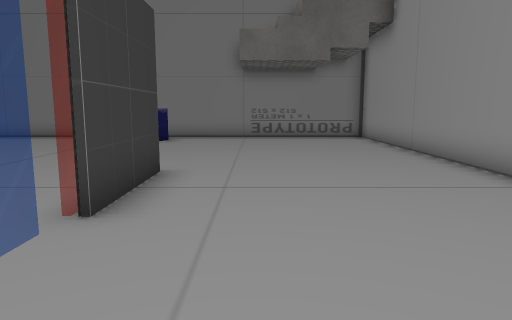
View 1 (above)

16 first-person views from a walk through a Unity game level. The camera is 1.2 m above the floor, tilts 8° down and sees 70° across. Doors are open. The floor is counted in squares, 1 m on a side. Each view is taken from the middle of a square. On the plan, view 1 faces up. The plan holds only what a view shows up to about 15 squares ahead; the rest is blank. The place goes on beyond the plan. The player is left out. Some animated figures are not drawn. Some surface patterns are stand-ins.

View 2
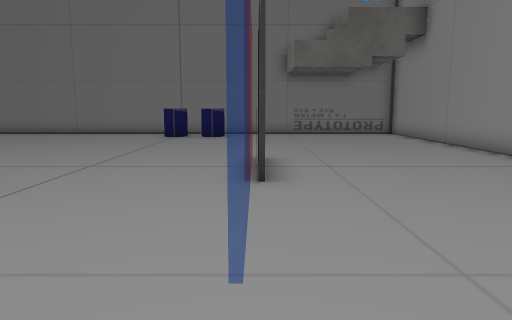

View 3
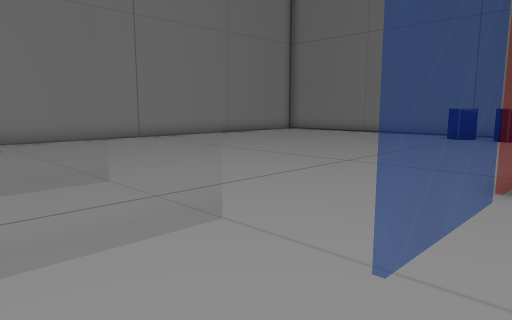

View 4
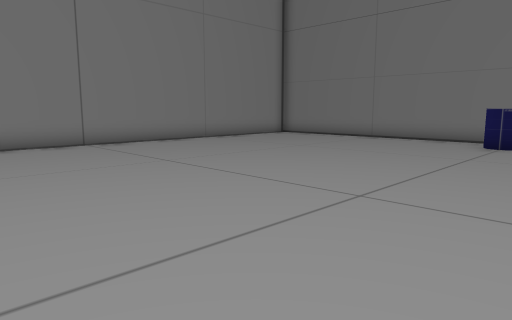

View 5
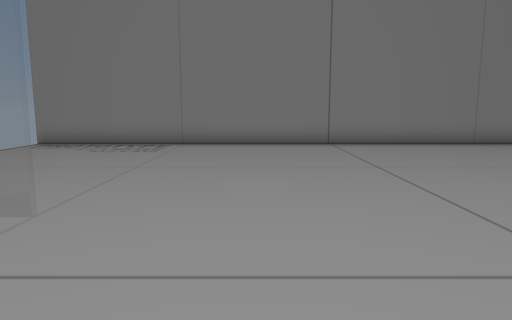

View 6
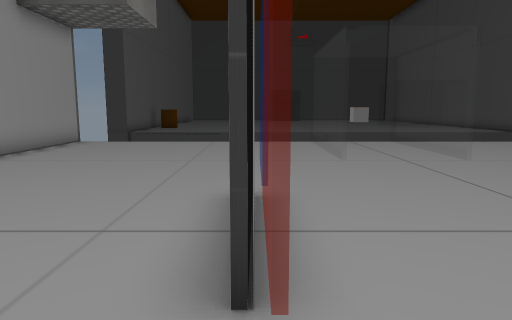

View 7
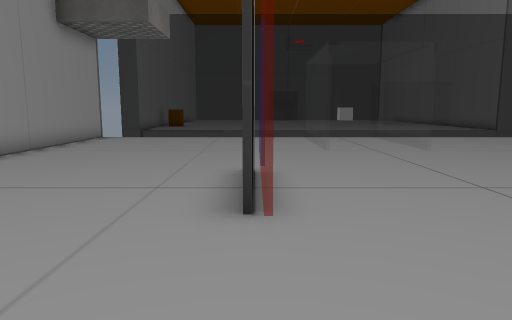

View 8
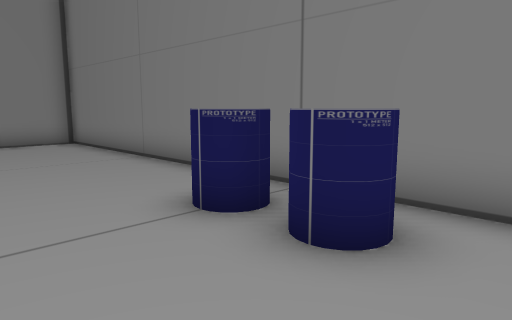

View 9
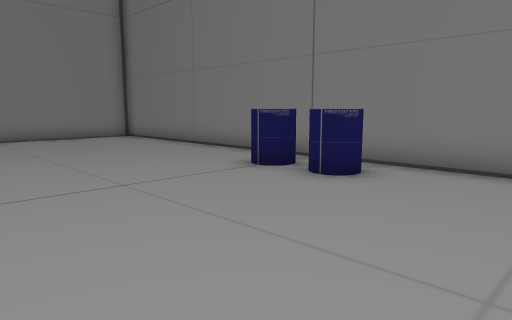

View 10
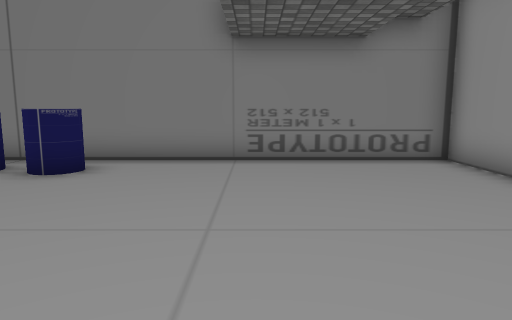

View 11
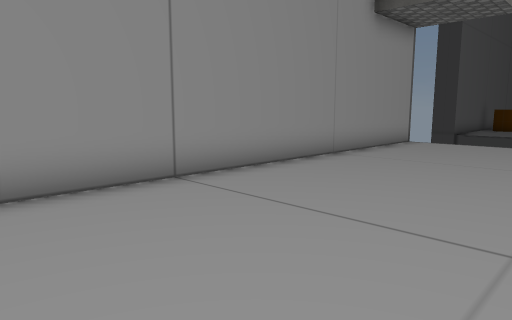

View 12
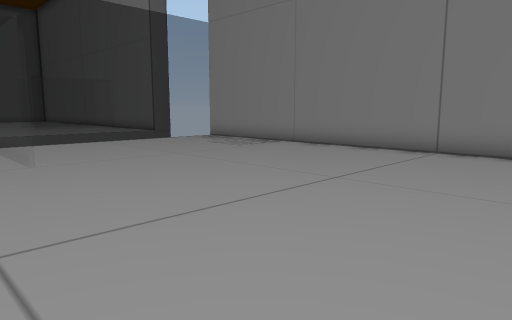

View 13
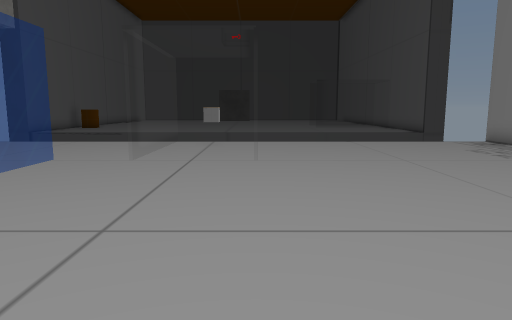

View 14
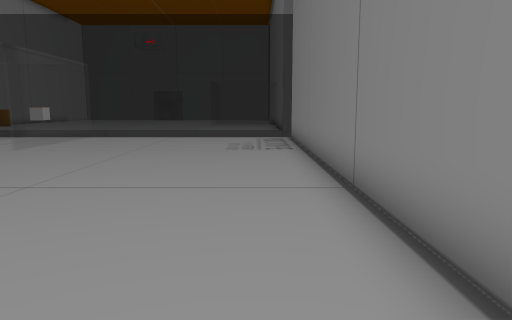

View 15
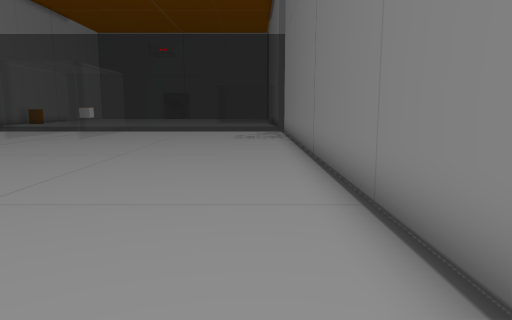

View 16
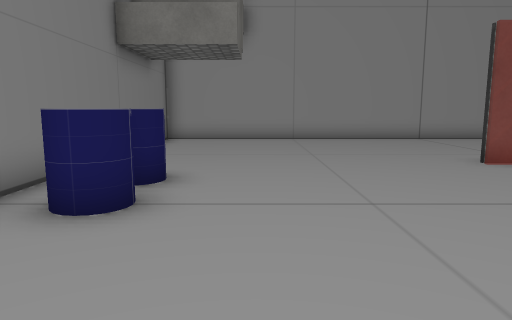

### Floor plan
Key: @ floor where view 1 was taken; # wall or solid block; x gap in a wall; . floor; D open door; = window, fence, low wall or low ledge; O other object.
Columns run from 16 left of view 1 to 5 right of it. Each row starts with its distance up from view 1.
 16 #########DDDD#########
 15 #.........DD.........#
 14 #.........OOO........#
 13 #....................#
 12 #....................#
 11 #....................#
 10 #....................#
  9 #....................#
  8 #....................#
  7 #.............=......#
  6 #.............=......#
  5 #.............=......#
  4 #.............x......#
  3 #.............=......#
  2 #.............=......#
  1 #.............=......#
  0 #........DDDD...@....#
 -1 #........=..=........#
 -2 #........=..=........#
 -3 #........=O.=........#
 -4 #........=..=........#
 -5 #====================#

Where each view was taken, in squares from view 1:
view 1: 0 up, 0 right, facing up
view 2: 2 down, 2 left, facing up
view 3: 2 down, 1 left, facing up-left
view 4: 1 up, 3 left, facing up-left
view 5: 3 up, 3 left, facing left
view 6: 9 up, 2 left, facing down
view 7: 11 up, 2 left, facing down
view 8: 11 up, 2 left, facing up-left
view 9: 8 up, 0 right, facing up-left
view 10: 7 up, 0 right, facing up
view 11: 9 up, 1 left, facing down-right
view 12: 9 up, 5 left, facing down-left
view 13: 9 up, 7 left, facing down
view 14: 11 up, 14 left, facing down
view 15: 15 up, 14 left, facing down
view 16: 12 up, 10 left, facing right
